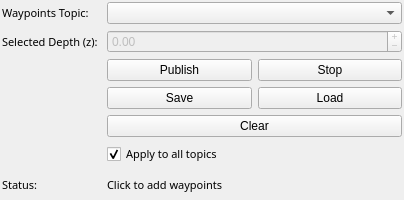
<?xml version="1.0" encoding="UTF-8"?>
<ui version="4.0">

  <!--
  @file coug_waypoints_config.ui
  @brief UI for the CougWaypointsPlugin.
  @author Nelson Durrant
  @date Jan 2026
  -->

 <class>coug_waypoints_config</class>
 <widget class="QWidget" name="coug_waypoints_config">
  <property name="geometry">
   <rect>
    <x>0</x>
    <y>0</y>
    <width>404</width>
    <height>200</height>
   </rect>
  </property>

  <property name="windowTitle">
   <string>Form</string>
  </property>
  <property name="styleSheet">
   <string notr="true"/>
  </property>
  <layout class="QGridLayout" name="gridLayout">
   <property name="leftMargin">
    <number>2</number>
   </property>
   <property name="topMargin">
    <number>2</number>
   </property>
   <property name="rightMargin">
    <number>2</number>
   </property>
   <property name="bottomMargin">
    <number>2</number>
   </property>
   <property name="verticalSpacing">
    <number>6</number>
   </property>

   <!-- Row 0: Waypoints Topic Selection -->
   <item row="0" column="0">
    <widget class="QLabel" name="label_topic">
     <property name="font">
      <font>
       <family>Sans Serif</family>
       <pointsize>8</pointsize>
      </font>
     </property>
     <property name="text">
      <string>Waypoints Topic:</string>
     </property>
    </widget>
   </item>
   <item row="0" column="1" colspan="3">
    <widget class="QComboBox" name="topic_selector">
     <property name="editable">
      <bool>false</bool>
     </property>
    </widget>
   </item>

   <!-- Row 1: Selected Depth -->
   <item row="1" column="0">
    <widget class="QLabel" name="label_selected">
     <property name="font">
      <font>
       <family>Sans Serif</family>
       <pointsize>8</pointsize>
      </font>
     </property>
     <property name="text">
      <string>Selected Depth (z):</string>
     </property>
    </widget>
   </item>
   <item row="1" column="1" colspan="3">
    <widget class="QDoubleSpinBox" name="depth_editor">
     <property name="enabled">
      <bool>false</bool>
     </property>
     <property name="decimals">
      <number>2</number>
     </property>
     <property name="minimum">
      <double>-9999.990000000000009</double>
     </property>
     <property name="maximum">
      <double>9999.990000000000009</double>
     </property>
     <property name="buttonSymbols">
      <enum>QAbstractSpinBox::PlusMinus</enum>
     </property>
    </widget>
   </item>

   <!-- Row 2: Publish / Stop -->
   <item row="2" column="1" colspan="3">
    <layout class="QHBoxLayout" name="horizontalLayout_pub_stop">
     <item>
      <widget class="QPushButton" name="publish">
       <property name="text">
        <string>Publish</string>
       </property>
      </widget>
     </item>
     <item>
      <widget class="QPushButton" name="stop">
       <property name="text">
        <string>Stop</string>
       </property>
      </widget>
     </item>
    </layout>
   </item>

   <!-- Row 3: Save / Load -->
   <item row="3" column="1" colspan="3">
    <layout class="QHBoxLayout" name="horizontalLayout_file">
     <item>
      <widget class="QPushButton" name="save">
       <property name="text">
        <string>Save</string>
       </property>
      </widget>
     </item>
     <item>
      <widget class="QPushButton" name="load">
       <property name="text">
        <string>Load</string>
       </property>
      </widget>
     </item>
    </layout>
   </item>

   <!-- Row 4: Clear -->
   <item row="4" column="1" colspan="3">
    <widget class="QPushButton" name="clear">
     <property name="text">
      <string>Clear</string>
     </property>
    </widget>
   </item>

   <!-- Row 5: Checkbox -->
   <item row="5" column="1" colspan="3">
    <widget class="QCheckBox" name="apply_all">
     <property name="font">
      <font>
       <family>Sans Serif</family>
       <pointsize>8</pointsize>
      </font>
     </property>
     <property name="text">
      <string>Apply to all topics</string>
     </property>
     <property name="checked">
      <bool>true</bool>
     </property>
    </widget>
   </item>

   <!-- Row 6: Status -->
   <item row="6" column="0">
    <widget class="QLabel" name="label_2">
     <property name="font">
      <font>
       <family>Sans Serif</family>
       <pointsize>8</pointsize>
      </font>
     </property>
     <property name="text">
      <string>Status:</string>
     </property>
    </widget>
   </item>
   <item row="6" column="1" colspan="3">
    <widget class="QLabel" name="status">
     <property name="font">
      <font>
       <family>Sans Serif</family>
       <pointsize>8</pointsize>
      </font>
     </property>
     <property name="styleSheet">
      <string notr="true"/>
     </property>
     <property name="text">
      <string>Click to add waypoints</string>
     </property>
     <property name="wordWrap">
      <bool>true</bool>
     </property>
     <property name="alignment">
       <set>Qt::AlignLeading|Qt::AlignLeft|Qt::AlignVCenter</set>
     </property>
    </widget>
   </item>

  </layout>
 </widget>

 <resources/>
 <connections/>
</ui>
